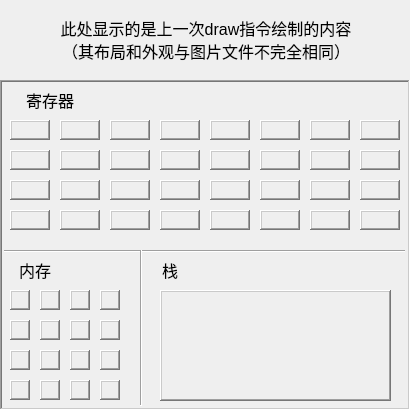
<?xml version="1.0" encoding="UTF-8"?>
<ui version="4.0">
 <class>DrawArea</class>
 <widget class="QWidget" name="DrawArea">
  <property name="geometry">
   <rect>
    <x>0</x>
    <y>0</y>
    <width>410</width>
    <height>410</height>
   </rect>
  </property>
  <property name="windowTitle">
   <string>Form</string>
  </property>
  <widget class="QLabel" name="title">
   <property name="geometry">
    <rect>
     <x>1</x>
     <y>4</y>
     <width>410</width>
     <height>70</height>
    </rect>
   </property>
   <property name="font">
    <font>
     <family>Microsoft YaHei UI</family>
     <pointsize>12</pointsize>
    </font>
   </property>
   <property name="styleSheet">
    <string notr="true">QLabel
{
	background-color: rgba(0, 0, 0, 0);
	border: 0px;
}</string>
   </property>
   <property name="text">
    <string>此处显示的是上一次draw指令绘制的内容
（其布局和外观与图片文件不完全相同）</string>
   </property>
   <property name="alignment">
    <set>Qt::AlignCenter</set>
   </property>
  </widget>
  <widget class="QFrame" name="frame">
   <property name="geometry">
    <rect>
     <x>0</x>
     <y>80</y>
     <width>410</width>
     <height>330</height>
    </rect>
   </property>
   <property name="frameShape">
    <enum>QFrame::WinPanel</enum>
   </property>
   <property name="frameShadow">
    <enum>QFrame::Sunken</enum>
   </property>
   <widget class="QLabel" name="text2">
    <property name="geometry">
     <rect>
      <x>10</x>
      <y>170</y>
      <width>50</width>
      <height>40</height>
     </rect>
    </property>
    <property name="font">
     <font>
      <family>Microsoft YaHei UI</family>
      <pointsize>12</pointsize>
     </font>
    </property>
    <property name="styleSheet">
     <string notr="true"/>
    </property>
    <property name="text">
     <string>内存</string>
    </property>
    <property name="alignment">
     <set>Qt::AlignCenter</set>
    </property>
   </widget>
   <widget class="QLabel" name="register8">
    <property name="geometry">
     <rect>
      <x>10</x>
      <y>70</y>
      <width>40</width>
      <height>20</height>
     </rect>
    </property>
    <property name="frameShape">
     <enum>QFrame::WinPanel</enum>
    </property>
    <property name="frameShadow">
     <enum>QFrame::Raised</enum>
    </property>
    <property name="text">
     <string/>
    </property>
   </widget>
   <widget class="QLabel" name="register13">
    <property name="geometry">
     <rect>
      <x>260</x>
      <y>70</y>
      <width>40</width>
      <height>20</height>
     </rect>
    </property>
    <property name="frameShape">
     <enum>QFrame::WinPanel</enum>
    </property>
    <property name="frameShadow">
     <enum>QFrame::Raised</enum>
    </property>
    <property name="text">
     <string/>
    </property>
   </widget>
   <widget class="QLabel" name="register10">
    <property name="geometry">
     <rect>
      <x>110</x>
      <y>70</y>
      <width>40</width>
      <height>20</height>
     </rect>
    </property>
    <property name="frameShape">
     <enum>QFrame::WinPanel</enum>
    </property>
    <property name="frameShadow">
     <enum>QFrame::Raised</enum>
    </property>
    <property name="text">
     <string/>
    </property>
   </widget>
   <widget class="QLabel" name="register4">
    <property name="geometry">
     <rect>
      <x>210</x>
      <y>40</y>
      <width>40</width>
      <height>20</height>
     </rect>
    </property>
    <property name="frameShape">
     <enum>QFrame::WinPanel</enum>
    </property>
    <property name="frameShadow">
     <enum>QFrame::Raised</enum>
    </property>
    <property name="text">
     <string/>
    </property>
   </widget>
   <widget class="QLabel" name="stack">
    <property name="geometry">
     <rect>
      <x>160</x>
      <y>210</y>
      <width>231</width>
      <height>111</height>
     </rect>
    </property>
    <property name="frameShape">
     <enum>QFrame::WinPanel</enum>
    </property>
    <property name="frameShadow">
     <enum>QFrame::Raised</enum>
    </property>
    <property name="text">
     <string/>
    </property>
   </widget>
   <widget class="QLabel" name="memory1">
    <property name="geometry">
     <rect>
      <x>40</x>
      <y>210</y>
      <width>20</width>
      <height>20</height>
     </rect>
    </property>
    <property name="frameShape">
     <enum>QFrame::WinPanel</enum>
    </property>
    <property name="frameShadow">
     <enum>QFrame::Raised</enum>
    </property>
    <property name="text">
     <string/>
    </property>
   </widget>
   <widget class="QLabel" name="register14">
    <property name="geometry">
     <rect>
      <x>310</x>
      <y>70</y>
      <width>40</width>
      <height>20</height>
     </rect>
    </property>
    <property name="frameShape">
     <enum>QFrame::WinPanel</enum>
    </property>
    <property name="frameShadow">
     <enum>QFrame::Raised</enum>
    </property>
    <property name="text">
     <string/>
    </property>
   </widget>
   <widget class="QLabel" name="memory12">
    <property name="geometry">
     <rect>
      <x>10</x>
      <y>300</y>
      <width>20</width>
      <height>20</height>
     </rect>
    </property>
    <property name="frameShape">
     <enum>QFrame::WinPanel</enum>
    </property>
    <property name="frameShadow">
     <enum>QFrame::Raised</enum>
    </property>
    <property name="text">
     <string/>
    </property>
   </widget>
   <widget class="QLabel" name="register30">
    <property name="geometry">
     <rect>
      <x>310</x>
      <y>130</y>
      <width>40</width>
      <height>20</height>
     </rect>
    </property>
    <property name="frameShape">
     <enum>QFrame::WinPanel</enum>
    </property>
    <property name="frameShadow">
     <enum>QFrame::Raised</enum>
    </property>
    <property name="text">
     <string/>
    </property>
   </widget>
   <widget class="QLabel" name="memory11">
    <property name="geometry">
     <rect>
      <x>100</x>
      <y>270</y>
      <width>20</width>
      <height>20</height>
     </rect>
    </property>
    <property name="frameShape">
     <enum>QFrame::WinPanel</enum>
    </property>
    <property name="frameShadow">
     <enum>QFrame::Raised</enum>
    </property>
    <property name="text">
     <string/>
    </property>
   </widget>
   <widget class="QLabel" name="memory15">
    <property name="geometry">
     <rect>
      <x>100</x>
      <y>300</y>
      <width>20</width>
      <height>20</height>
     </rect>
    </property>
    <property name="frameShape">
     <enum>QFrame::WinPanel</enum>
    </property>
    <property name="frameShadow">
     <enum>QFrame::Raised</enum>
    </property>
    <property name="text">
     <string/>
    </property>
   </widget>
   <widget class="QLabel" name="register7">
    <property name="geometry">
     <rect>
      <x>360</x>
      <y>40</y>
      <width>40</width>
      <height>20</height>
     </rect>
    </property>
    <property name="frameShape">
     <enum>QFrame::WinPanel</enum>
    </property>
    <property name="frameShadow">
     <enum>QFrame::Raised</enum>
    </property>
    <property name="text">
     <string/>
    </property>
   </widget>
   <widget class="QLabel" name="register23">
    <property name="geometry">
     <rect>
      <x>360</x>
      <y>100</y>
      <width>40</width>
      <height>20</height>
     </rect>
    </property>
    <property name="frameShape">
     <enum>QFrame::WinPanel</enum>
    </property>
    <property name="frameShadow">
     <enum>QFrame::Raised</enum>
    </property>
    <property name="text">
     <string/>
    </property>
   </widget>
   <widget class="QLabel" name="register1">
    <property name="geometry">
     <rect>
      <x>60</x>
      <y>40</y>
      <width>40</width>
      <height>20</height>
     </rect>
    </property>
    <property name="frameShape">
     <enum>QFrame::WinPanel</enum>
    </property>
    <property name="frameShadow">
     <enum>QFrame::Raised</enum>
    </property>
    <property name="text">
     <string/>
    </property>
   </widget>
   <widget class="QLabel" name="register5">
    <property name="geometry">
     <rect>
      <x>260</x>
      <y>40</y>
      <width>40</width>
      <height>20</height>
     </rect>
    </property>
    <property name="frameShape">
     <enum>QFrame::WinPanel</enum>
    </property>
    <property name="frameShadow">
     <enum>QFrame::Raised</enum>
    </property>
    <property name="text">
     <string/>
    </property>
   </widget>
   <widget class="QLabel" name="memory8">
    <property name="geometry">
     <rect>
      <x>10</x>
      <y>270</y>
      <width>20</width>
      <height>20</height>
     </rect>
    </property>
    <property name="frameShape">
     <enum>QFrame::WinPanel</enum>
    </property>
    <property name="frameShadow">
     <enum>QFrame::Raised</enum>
    </property>
    <property name="text">
     <string/>
    </property>
   </widget>
   <widget class="QLabel" name="text1">
    <property name="geometry">
     <rect>
      <x>10</x>
      <y>0</y>
      <width>80</width>
      <height>40</height>
     </rect>
    </property>
    <property name="font">
     <font>
      <family>Microsoft YaHei UI</family>
      <pointsize>12</pointsize>
     </font>
    </property>
    <property name="styleSheet">
     <string notr="true"/>
    </property>
    <property name="text">
     <string>寄存器</string>
    </property>
    <property name="alignment">
     <set>Qt::AlignCenter</set>
    </property>
   </widget>
   <widget class="QLabel" name="register2">
    <property name="geometry">
     <rect>
      <x>110</x>
      <y>40</y>
      <width>40</width>
      <height>20</height>
     </rect>
    </property>
    <property name="frameShape">
     <enum>QFrame::WinPanel</enum>
    </property>
    <property name="frameShadow">
     <enum>QFrame::Raised</enum>
    </property>
    <property name="text">
     <string/>
    </property>
   </widget>
   <widget class="QLabel" name="memory13">
    <property name="geometry">
     <rect>
      <x>40</x>
      <y>300</y>
      <width>20</width>
      <height>20</height>
     </rect>
    </property>
    <property name="frameShape">
     <enum>QFrame::WinPanel</enum>
    </property>
    <property name="frameShadow">
     <enum>QFrame::Raised</enum>
    </property>
    <property name="text">
     <string/>
    </property>
   </widget>
   <widget class="QLabel" name="memory14">
    <property name="geometry">
     <rect>
      <x>70</x>
      <y>300</y>
      <width>20</width>
      <height>20</height>
     </rect>
    </property>
    <property name="frameShape">
     <enum>QFrame::WinPanel</enum>
    </property>
    <property name="frameShadow">
     <enum>QFrame::Raised</enum>
    </property>
    <property name="text">
     <string/>
    </property>
   </widget>
   <widget class="QLabel" name="text3">
    <property name="geometry">
     <rect>
      <x>150</x>
      <y>170</y>
      <width>40</width>
      <height>40</height>
     </rect>
    </property>
    <property name="font">
     <font>
      <family>Microsoft YaHei UI</family>
      <pointsize>12</pointsize>
      <weight>50</weight>
      <bold>false</bold>
     </font>
    </property>
    <property name="styleSheet">
     <string notr="true"/>
    </property>
    <property name="text">
     <string>栈</string>
    </property>
    <property name="alignment">
     <set>Qt::AlignCenter</set>
    </property>
   </widget>
   <widget class="QLabel" name="memory0">
    <property name="geometry">
     <rect>
      <x>10</x>
      <y>210</y>
      <width>20</width>
      <height>20</height>
     </rect>
    </property>
    <property name="frameShape">
     <enum>QFrame::WinPanel</enum>
    </property>
    <property name="frameShadow">
     <enum>QFrame::Raised</enum>
    </property>
    <property name="text">
     <string/>
    </property>
   </widget>
   <widget class="QLabel" name="memory5">
    <property name="geometry">
     <rect>
      <x>40</x>
      <y>240</y>
      <width>20</width>
      <height>20</height>
     </rect>
    </property>
    <property name="frameShape">
     <enum>QFrame::WinPanel</enum>
    </property>
    <property name="frameShadow">
     <enum>QFrame::Raised</enum>
    </property>
    <property name="text">
     <string/>
    </property>
   </widget>
   <widget class="QLabel" name="register28">
    <property name="geometry">
     <rect>
      <x>210</x>
      <y>130</y>
      <width>40</width>
      <height>20</height>
     </rect>
    </property>
    <property name="frameShape">
     <enum>QFrame::WinPanel</enum>
    </property>
    <property name="frameShadow">
     <enum>QFrame::Raised</enum>
    </property>
    <property name="text">
     <string/>
    </property>
   </widget>
   <widget class="QLabel" name="register11">
    <property name="geometry">
     <rect>
      <x>160</x>
      <y>70</y>
      <width>40</width>
      <height>20</height>
     </rect>
    </property>
    <property name="frameShape">
     <enum>QFrame::WinPanel</enum>
    </property>
    <property name="frameShadow">
     <enum>QFrame::Raised</enum>
    </property>
    <property name="text">
     <string/>
    </property>
   </widget>
   <widget class="QLabel" name="register6">
    <property name="geometry">
     <rect>
      <x>310</x>
      <y>40</y>
      <width>40</width>
      <height>20</height>
     </rect>
    </property>
    <property name="frameShape">
     <enum>QFrame::WinPanel</enum>
    </property>
    <property name="frameShadow">
     <enum>QFrame::Raised</enum>
    </property>
    <property name="text">
     <string/>
    </property>
   </widget>
   <widget class="QLabel" name="memory3">
    <property name="geometry">
     <rect>
      <x>100</x>
      <y>210</y>
      <width>20</width>
      <height>20</height>
     </rect>
    </property>
    <property name="frameShape">
     <enum>QFrame::WinPanel</enum>
    </property>
    <property name="frameShadow">
     <enum>QFrame::Raised</enum>
    </property>
    <property name="text">
     <string/>
    </property>
   </widget>
   <widget class="QLabel" name="register19">
    <property name="geometry">
     <rect>
      <x>160</x>
      <y>100</y>
      <width>40</width>
      <height>20</height>
     </rect>
    </property>
    <property name="frameShape">
     <enum>QFrame::WinPanel</enum>
    </property>
    <property name="frameShadow">
     <enum>QFrame::Raised</enum>
    </property>
    <property name="text">
     <string/>
    </property>
   </widget>
   <widget class="QLabel" name="register18">
    <property name="geometry">
     <rect>
      <x>110</x>
      <y>100</y>
      <width>40</width>
      <height>20</height>
     </rect>
    </property>
    <property name="frameShape">
     <enum>QFrame::WinPanel</enum>
    </property>
    <property name="frameShadow">
     <enum>QFrame::Raised</enum>
    </property>
    <property name="text">
     <string/>
    </property>
   </widget>
   <widget class="QLabel" name="register22">
    <property name="geometry">
     <rect>
      <x>310</x>
      <y>100</y>
      <width>40</width>
      <height>20</height>
     </rect>
    </property>
    <property name="frameShape">
     <enum>QFrame::WinPanel</enum>
    </property>
    <property name="frameShadow">
     <enum>QFrame::Raised</enum>
    </property>
    <property name="text">
     <string/>
    </property>
   </widget>
   <widget class="QLabel" name="register24">
    <property name="geometry">
     <rect>
      <x>10</x>
      <y>130</y>
      <width>40</width>
      <height>20</height>
     </rect>
    </property>
    <property name="frameShape">
     <enum>QFrame::WinPanel</enum>
    </property>
    <property name="frameShadow">
     <enum>QFrame::Raised</enum>
    </property>
    <property name="text">
     <string/>
    </property>
   </widget>
   <widget class="QLabel" name="memory7">
    <property name="geometry">
     <rect>
      <x>100</x>
      <y>240</y>
      <width>20</width>
      <height>20</height>
     </rect>
    </property>
    <property name="frameShape">
     <enum>QFrame::WinPanel</enum>
    </property>
    <property name="frameShadow">
     <enum>QFrame::Raised</enum>
    </property>
    <property name="text">
     <string/>
    </property>
   </widget>
   <widget class="QLabel" name="register16">
    <property name="geometry">
     <rect>
      <x>10</x>
      <y>100</y>
      <width>40</width>
      <height>20</height>
     </rect>
    </property>
    <property name="frameShape">
     <enum>QFrame::WinPanel</enum>
    </property>
    <property name="frameShadow">
     <enum>QFrame::Raised</enum>
    </property>
    <property name="text">
     <string/>
    </property>
   </widget>
   <widget class="QLabel" name="memory4">
    <property name="geometry">
     <rect>
      <x>10</x>
      <y>240</y>
      <width>20</width>
      <height>20</height>
     </rect>
    </property>
    <property name="frameShape">
     <enum>QFrame::WinPanel</enum>
    </property>
    <property name="frameShadow">
     <enum>QFrame::Raised</enum>
    </property>
    <property name="text">
     <string/>
    </property>
   </widget>
   <widget class="QLabel" name="register0">
    <property name="geometry">
     <rect>
      <x>10</x>
      <y>40</y>
      <width>40</width>
      <height>20</height>
     </rect>
    </property>
    <property name="frameShape">
     <enum>QFrame::WinPanel</enum>
    </property>
    <property name="frameShadow">
     <enum>QFrame::Raised</enum>
    </property>
    <property name="text">
     <string/>
    </property>
   </widget>
   <widget class="QLabel" name="register27">
    <property name="geometry">
     <rect>
      <x>160</x>
      <y>130</y>
      <width>40</width>
      <height>20</height>
     </rect>
    </property>
    <property name="frameShape">
     <enum>QFrame::WinPanel</enum>
    </property>
    <property name="frameShadow">
     <enum>QFrame::Raised</enum>
    </property>
    <property name="text">
     <string/>
    </property>
   </widget>
   <widget class="QLabel" name="register29">
    <property name="geometry">
     <rect>
      <x>260</x>
      <y>130</y>
      <width>40</width>
      <height>20</height>
     </rect>
    </property>
    <property name="frameShape">
     <enum>QFrame::WinPanel</enum>
    </property>
    <property name="frameShadow">
     <enum>QFrame::Raised</enum>
    </property>
    <property name="text">
     <string/>
    </property>
   </widget>
   <widget class="QLabel" name="register31">
    <property name="geometry">
     <rect>
      <x>360</x>
      <y>130</y>
      <width>40</width>
      <height>20</height>
     </rect>
    </property>
    <property name="frameShape">
     <enum>QFrame::WinPanel</enum>
    </property>
    <property name="frameShadow">
     <enum>QFrame::Raised</enum>
    </property>
    <property name="text">
     <string/>
    </property>
   </widget>
   <widget class="QLabel" name="register15">
    <property name="geometry">
     <rect>
      <x>360</x>
      <y>70</y>
      <width>40</width>
      <height>20</height>
     </rect>
    </property>
    <property name="frameShape">
     <enum>QFrame::WinPanel</enum>
    </property>
    <property name="frameShadow">
     <enum>QFrame::Raised</enum>
    </property>
    <property name="text">
     <string/>
    </property>
   </widget>
   <widget class="QLabel" name="register3">
    <property name="geometry">
     <rect>
      <x>160</x>
      <y>40</y>
      <width>40</width>
      <height>20</height>
     </rect>
    </property>
    <property name="frameShape">
     <enum>QFrame::WinPanel</enum>
    </property>
    <property name="frameShadow">
     <enum>QFrame::Raised</enum>
    </property>
    <property name="text">
     <string/>
    </property>
   </widget>
   <widget class="QLabel" name="register20">
    <property name="geometry">
     <rect>
      <x>210</x>
      <y>100</y>
      <width>40</width>
      <height>20</height>
     </rect>
    </property>
    <property name="frameShape">
     <enum>QFrame::WinPanel</enum>
    </property>
    <property name="frameShadow">
     <enum>QFrame::Raised</enum>
    </property>
    <property name="text">
     <string/>
    </property>
   </widget>
   <widget class="QLabel" name="register12">
    <property name="geometry">
     <rect>
      <x>210</x>
      <y>70</y>
      <width>40</width>
      <height>20</height>
     </rect>
    </property>
    <property name="frameShape">
     <enum>QFrame::WinPanel</enum>
    </property>
    <property name="frameShadow">
     <enum>QFrame::Raised</enum>
    </property>
    <property name="text">
     <string/>
    </property>
   </widget>
   <widget class="QLabel" name="register26">
    <property name="geometry">
     <rect>
      <x>110</x>
      <y>130</y>
      <width>40</width>
      <height>20</height>
     </rect>
    </property>
    <property name="frameShape">
     <enum>QFrame::WinPanel</enum>
    </property>
    <property name="frameShadow">
     <enum>QFrame::Raised</enum>
    </property>
    <property name="text">
     <string/>
    </property>
   </widget>
   <widget class="QLabel" name="memory9">
    <property name="geometry">
     <rect>
      <x>40</x>
      <y>270</y>
      <width>20</width>
      <height>20</height>
     </rect>
    </property>
    <property name="frameShape">
     <enum>QFrame::WinPanel</enum>
    </property>
    <property name="frameShadow">
     <enum>QFrame::Raised</enum>
    </property>
    <property name="text">
     <string/>
    </property>
   </widget>
   <widget class="QLabel" name="register21">
    <property name="geometry">
     <rect>
      <x>260</x>
      <y>100</y>
      <width>40</width>
      <height>20</height>
     </rect>
    </property>
    <property name="frameShape">
     <enum>QFrame::WinPanel</enum>
    </property>
    <property name="frameShadow">
     <enum>QFrame::Raised</enum>
    </property>
    <property name="text">
     <string/>
    </property>
   </widget>
   <widget class="QLabel" name="memory10">
    <property name="geometry">
     <rect>
      <x>70</x>
      <y>270</y>
      <width>20</width>
      <height>20</height>
     </rect>
    </property>
    <property name="frameShape">
     <enum>QFrame::WinPanel</enum>
    </property>
    <property name="frameShadow">
     <enum>QFrame::Raised</enum>
    </property>
    <property name="text">
     <string/>
    </property>
   </widget>
   <widget class="QLabel" name="register9">
    <property name="geometry">
     <rect>
      <x>60</x>
      <y>70</y>
      <width>40</width>
      <height>20</height>
     </rect>
    </property>
    <property name="frameShape">
     <enum>QFrame::WinPanel</enum>
    </property>
    <property name="frameShadow">
     <enum>QFrame::Raised</enum>
    </property>
    <property name="text">
     <string/>
    </property>
   </widget>
   <widget class="QLabel" name="register17">
    <property name="geometry">
     <rect>
      <x>60</x>
      <y>100</y>
      <width>40</width>
      <height>20</height>
     </rect>
    </property>
    <property name="frameShape">
     <enum>QFrame::WinPanel</enum>
    </property>
    <property name="frameShadow">
     <enum>QFrame::Raised</enum>
    </property>
    <property name="text">
     <string/>
    </property>
   </widget>
   <widget class="QLabel" name="memory2">
    <property name="geometry">
     <rect>
      <x>70</x>
      <y>210</y>
      <width>20</width>
      <height>20</height>
     </rect>
    </property>
    <property name="frameShape">
     <enum>QFrame::WinPanel</enum>
    </property>
    <property name="frameShadow">
     <enum>QFrame::Raised</enum>
    </property>
    <property name="text">
     <string/>
    </property>
   </widget>
   <widget class="QLabel" name="memory6">
    <property name="geometry">
     <rect>
      <x>70</x>
      <y>240</y>
      <width>20</width>
      <height>20</height>
     </rect>
    </property>
    <property name="frameShape">
     <enum>QFrame::WinPanel</enum>
    </property>
    <property name="frameShadow">
     <enum>QFrame::Raised</enum>
    </property>
    <property name="text">
     <string/>
    </property>
   </widget>
   <widget class="QLabel" name="register25">
    <property name="geometry">
     <rect>
      <x>60</x>
      <y>130</y>
      <width>40</width>
      <height>20</height>
     </rect>
    </property>
    <property name="frameShape">
     <enum>QFrame::WinPanel</enum>
    </property>
    <property name="frameShadow">
     <enum>QFrame::Raised</enum>
    </property>
    <property name="text">
     <string/>
    </property>
   </widget>
   <widget class="QFrame" name="horizontalLine">
    <property name="geometry">
     <rect>
      <x>4</x>
      <y>170</y>
      <width>402</width>
      <height>2</height>
     </rect>
    </property>
    <property name="frameShape">
     <enum>QFrame::WinPanel</enum>
    </property>
    <property name="frameShadow">
     <enum>QFrame::Sunken</enum>
    </property>
   </widget>
   <widget class="QFrame" name="verticalLine">
    <property name="geometry">
     <rect>
      <x>140</x>
      <y>170</y>
      <width>2</width>
      <height>156</height>
     </rect>
    </property>
    <property name="frameShape">
     <enum>QFrame::WinPanel</enum>
    </property>
    <property name="frameShadow">
     <enum>QFrame::Sunken</enum>
    </property>
   </widget>
  </widget>
 </widget>
 <resources/>
 <connections/>
</ui>
